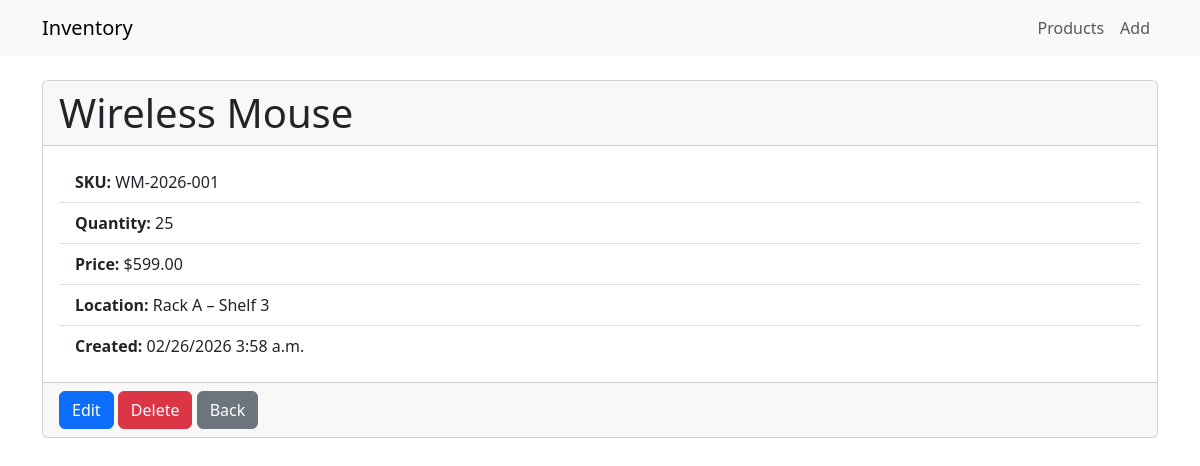
Screenshot of /product/4/ with the database file from the repository.
### inventory/models.py (models this page shows, shortened)
class Product(models.Model):
    name = models.CharField(max_length=200)
    sku = models.CharField(max_length=100, unique=True)
    quantity = models.IntegerField(default=0)
    price = models.DecimalField(max_digits=10, decimal_places=2)
    location = models.CharField(max_length=200, blank=True)
    created_at = models.DateTimeField(auto_now_add=True)

### inventory/views.py (the view)
# urls.py: path('product/<int:pk>/', views.product_detail, name='product_detail'),
def product_detail(request, pk):
    product = get_object_or_404(Product, pk=pk)
    return render(request, 'inventory/product_detail.html', {'product': product})

### templates/inventory/product_detail.html
{% extends 'base.html' %}
{% block content %}
  <div class="card">
    <div class="card-header">
      <h1 class="card-title mb-0">{{ product.name }}</h1>
    </div>
    <div class="card-body">
      <ul class="list-group list-group-flush">
        <li class="list-group-item"><strong>SKU:</strong> {{ product.sku }}</li>
        <li class="list-group-item"><strong>Quantity:</strong> {{ product.quantity }}</li>
        <li class="list-group-item"><strong>Price:</strong> ${{ product.price }}</li>
        <li class="list-group-item"><strong>Location:</strong> {{ product.location }}</li>
        <li class="list-group-item"><strong>Created:</strong> {{ product.created_at|date:'SHORT_DATETIME_FORMAT' }}</li>
      </ul>
    </div>
    <div class="card-footer">
      <a class="btn btn-primary" href="{% url 'inventory:product_edit' product.pk %}">Edit</a>
      <a class="btn btn-danger" href="{% url 'inventory:product_delete' product.pk %}">Delete</a>
      <a class="btn btn-secondary" href="{% url 'inventory:product_list' %}">Back</a>
    </div>
  </div>
{% endblock %}

### rows the page displays
Product: name "Wireless Mouse", sku "WM-2026-001", quantity "25", price "599.00", location "Rack A – Shelf 3", created_at "02/26/2026 3:58 a.m."
